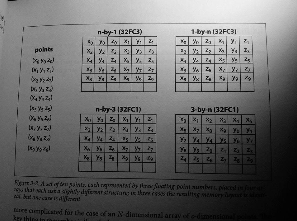
#> input picture ch3-1/original-thresholding.png, 297 x 221 px
$ python 3-5adaptiveThresh.py
#> lines starting #> are read from the running program, lines starting #| are printed output that depends on the picture; after the words box and inside, x2 and y2 are one past the last pixel; in counts of white or black regions, pixels touching at a corner belong together
import cv2
import numpy as np

gray=cv2.imread('original-thresholding.png', cv2.IMREAD_GRAYSCALE) # BGR 컬러 영상을 명암 영상으로 변환하여 저장
#> gray is the input picture: shape (221, 297); min 0, max 242, mean 102.3

# 1. 전역 threshold 값 적용 : 1개의 threshold 값을 모든 픽셀에 적용
ret, img_binary50 = cv2.threshold(gray, 50, 255, cv2.THRESH_BINARY)
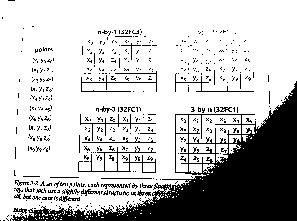
#> img_binary50: shape (221, 297); 76% white; 530 black regions (510 under 20 px), largest, box (x1, y1, x2, y2) and area: (10, 81, 297, 221) 12262, (78, 146, 156, 173) 293, (81, 71, 157, 92) 215
cv2.putText(img_binary50,"BINARY-50",(20,30),cv2.FONT_HERSHEY_PLAIN,1.5, 0, 2)
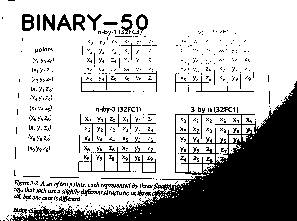
#> img_binary50: shape (221, 297); 74.7% white; 531 black regions (502 under 20 px), largest, box (x1, y1, x2, y2) and area: (10, 81, 297, 221) 12262, (78, 146, 156, 173) 293, (81, 71, 157, 92) 215
ret, img_binary100 = cv2.threshold(gray, 100, 255, cv2.THRESH_BINARY)
#> img_binary100: shape (221, 297); 49.5% white; 160 white regions (135 under 20 px), largest, box (x1, y1, x2, y2) and area: (0, 0, 297, 142) 29481, (107, 74, 156, 82) 330, (107, 83, 143, 91) 288
cv2.putText(img_binary100,"BINARY-100",(20,30),cv2.FONT_HERSHEY_PLAIN,1.5, 0, 2)
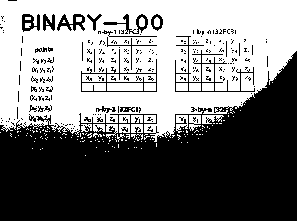
#> img_binary100: shape (221, 297); 48.2% white; 167 white regions (138 under 20 px), largest, box (x1, y1, x2, y2) and area: (0, 0, 297, 142) 28413, (107, 74, 156, 82) 330, (107, 83, 143, 91) 288
ret, img_binary200 = cv2.threshold(gray, 200, 255, cv2.THRESH_BINARY)
#> img_binary200: shape (221, 297); 7.9% white; 73 white regions (68 under 20 px), largest, box (x1, y1, x2, y2) and area: (127, 0, 291, 27) 3411, (144, 24, 265, 48) 1470, (189, 37, 201, 45) 68, (176, 37, 188, 45) 56, (202, 46, 214, 51) 30
cv2.putText(img_binary200,"BINARY-200",(20,30),cv2.FONT_HERSHEY_PLAIN,1.5, 255, 2)
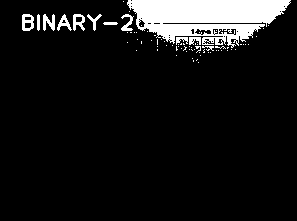
#> img_binary200: shape (221, 297); 9.1% white; 77 white regions (65 under 20 px), largest, box (x1, y1, x2, y2) and area: (127, 0, 291, 48) 4943, (22, 14, 34, 31) 138, (43, 14, 55, 31) 128

img_binary=np.hstack((gray,img_binary50, img_binary100, img_binary200))
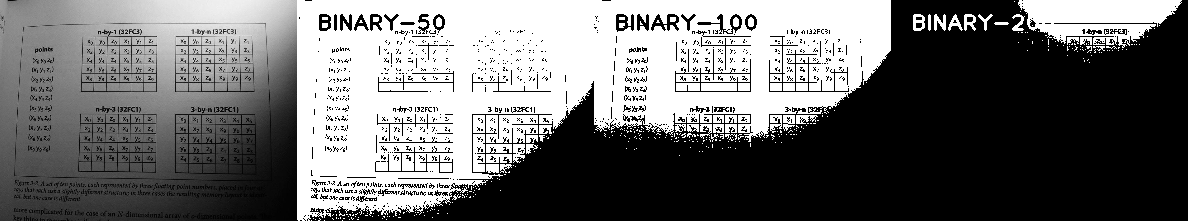
#> img_binary: shape (221, 1188); min 0, max 255, mean 109.7
cv2.imshow('threshold',img_binary)

# 2. Adaptive threshold : 각 픽셀마다 다른 threshold 값을 계산하여 적용
img_adaptive = cv2.adaptiveThreshold(gray, 255, cv2.ADAPTIVE_THRESH_MEAN_C, cv2.THRESH_BINARY, 51, 7)
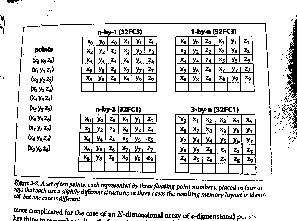
#> img_adaptive: shape (221, 297); 86.2% white; black in thin lines or dots
img_adaptive = cv2.adaptiveThreshold(gray, 255, cv2.ADAPTIVE_THRESH_GAUSSIAN_C, cv2.THRESH_BINARY_INV, 51, 7)
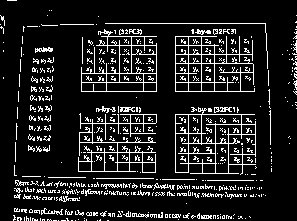
#> img_adaptive: shape (221, 297); 12.6% white in thin lines or dots
cv2.imshow('adaptive threshold',img_adaptive)

cv2.waitKey()
cv2.destroyAllWindows()
